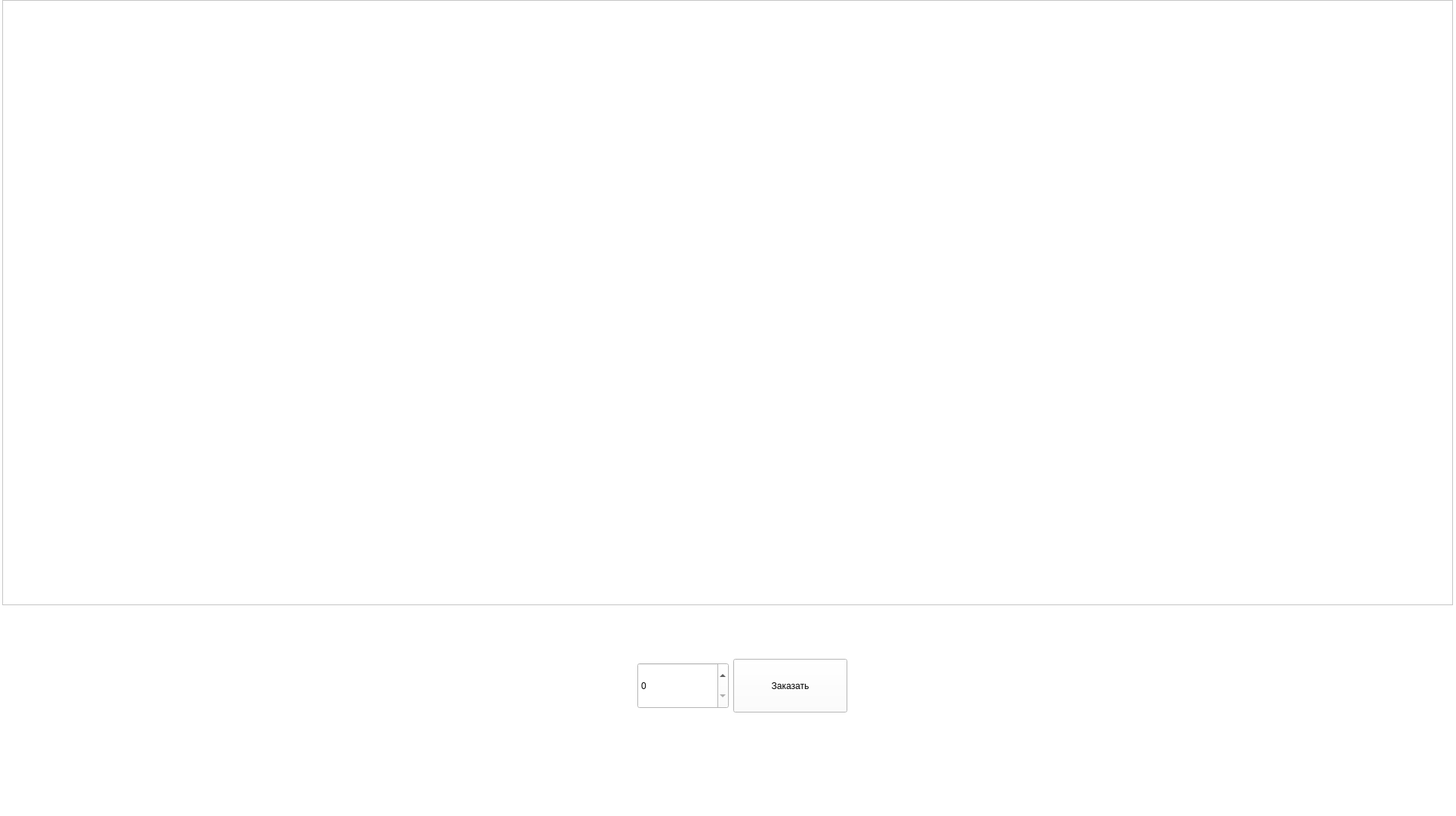
<?xml version="1.0" encoding="UTF-8"?>
<ui version="4.0">
 <class>MainWindow</class>
 <widget class="QMainWindow" name="MainWindow">
  <property name="geometry">
   <rect>
    <x>0</x>
    <y>0</y>
    <width>1928</width>
    <height>1080</height>
   </rect>
  </property>
  <property name="windowTitle">
   <string>MainWindow</string>
  </property>
  <property name="styleSheet">
   <string notr="true">background-color: rgb(255, 255, 255)</string>
  </property>
  <property name="animated">
   <bool>true</bool>
  </property>
  <widget class="QWidget" name="centralwidget">
   <widget class="QTextEdit" name="textEdit">
    <property name="geometry">
     <rect>
      <x>3</x>
      <y>0</y>
      <width>1921</width>
      <height>801</height>
     </rect>
    </property>
   </widget>
   <widget class="QPushButton" name="pushButton">
    <property name="geometry">
     <rect>
      <x>971</x>
      <y>872</y>
      <width>151</width>
      <height>71</height>
     </rect>
    </property>
    <property name="text">
     <string>Заказать</string>
    </property>
   </widget>
   <widget class="QSpinBox" name="spinBox">
    <property name="geometry">
     <rect>
      <x>844</x>
      <y>877</y>
      <width>121</width>
      <height>61</height>
     </rect>
    </property>
   </widget>
  </widget>
  <widget class="QMenuBar" name="menubar">
   <property name="geometry">
    <rect>
     <x>0</x>
     <y>0</y>
     <width>1928</width>
     <height>21</height>
    </rect>
   </property>
  </widget>
  <widget class="QStatusBar" name="statusbar"/>
 </widget>
 <resources/>
 <connections/>
</ui>
